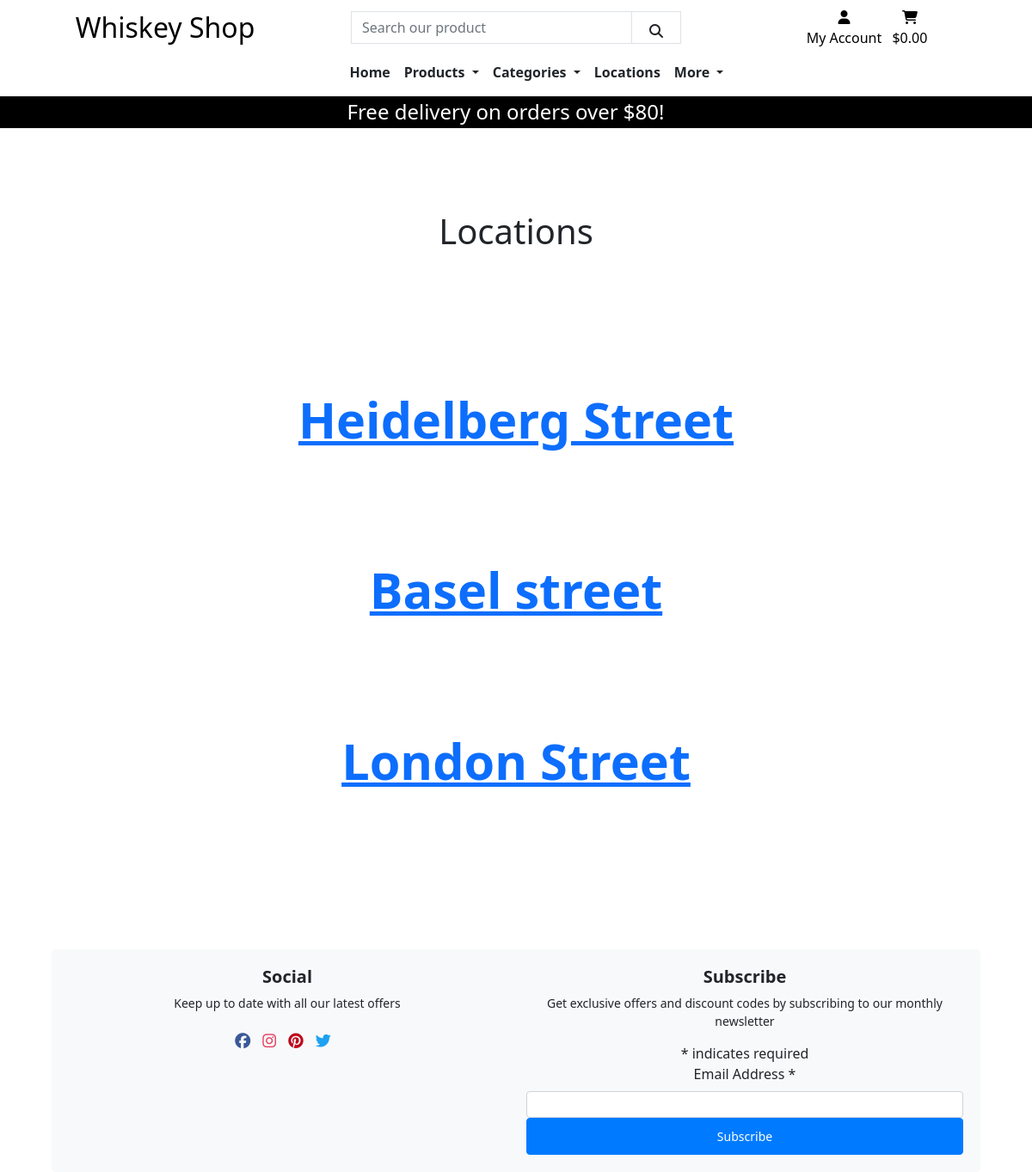
The page /locations/ on the database as committed earlier.
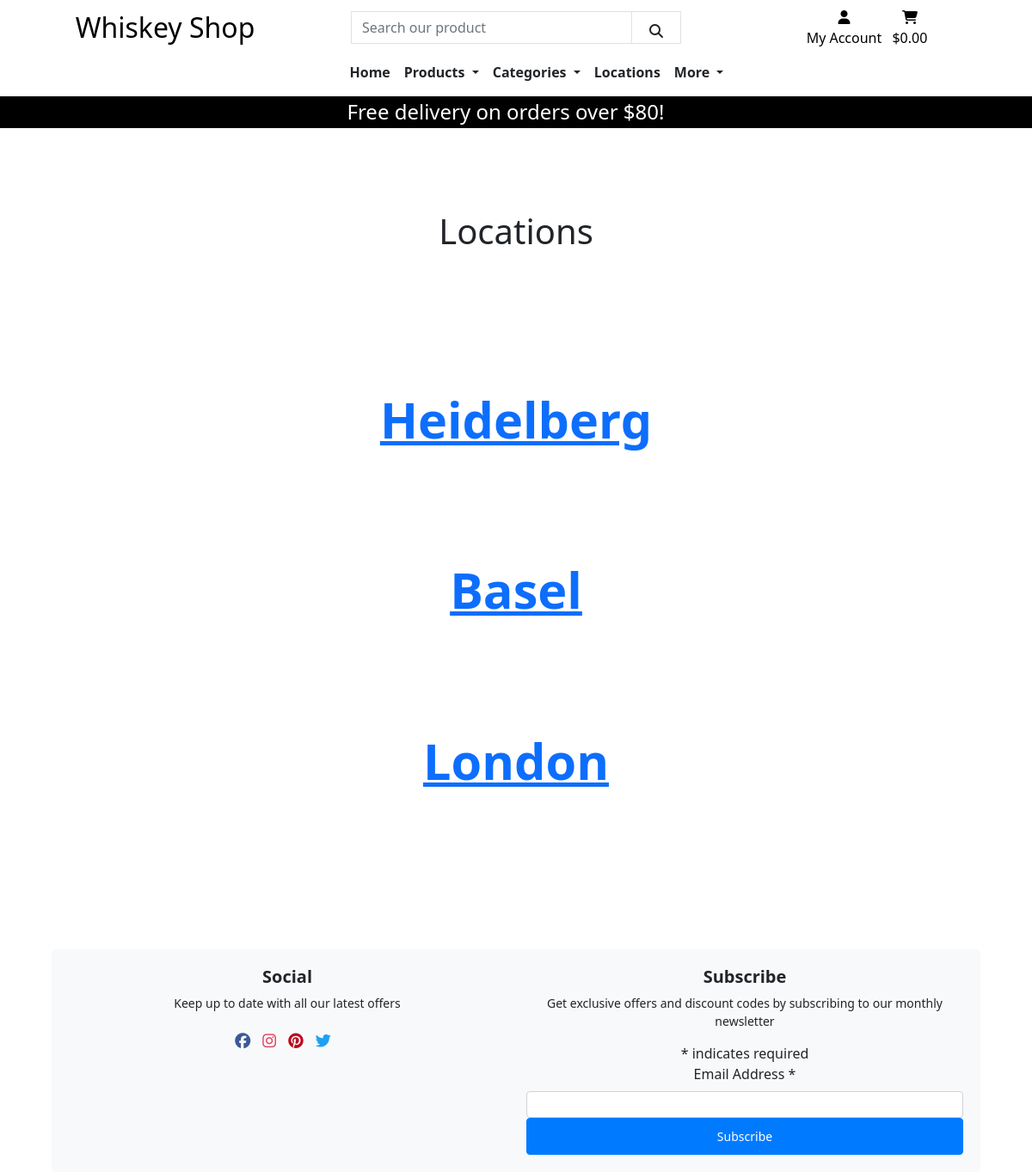
The same page on the database as committed later.
### location/models.py (models this page shows, shortened)
class Location(models.Model):
    name = models.CharField(max_length=256, unique=True)
    slug = models.SlugField(max_length=256, unique=True, null=True)
    email = models.EmailField(max_length=256, null=False, blank=False)
    phone_number = models.CharField(max_length=20, null=False, blank=False)
    street_address1 = models.CharField(max_length=100, null=False, blank=False)
    street_address2 = models.CharField(max_length=100, null=True, blank=True)
    town_or_city = models.CharField(max_length=40, null=False, blank=False)
    county = models.CharField(max_length=100, null=True, blank=True)
    country = models.CharField(max_length=40, null=False, blank=False)
    postcode = models.CharField(max_length=20, null=True, blank=True)
    latitude = models.DecimalField(max_digits=8, decimal_places=6)
    longitude = models.DecimalField(max_digits=8, decimal_places=6)
    opening_hours = models.ManyToManyField(
        Hours, related_name='opening_hours', blank=True
        )

### location/views.py (the view)
# urls.py: path('', views.LocationList.as_view(), name='locations'),
class LocationList(generic.ListView):
    model = Location
    queryset = Location.objects.all()
    template_name = 'locations/locations.html'

### bag/contexts.py (called while the page is built, shortened)
def bag_contents(request):
    bag_items = []
    total = 0
    product_count = 0
    bag = request.session.get('bag', {})
    if total < settings.FREE_DELIVERY_THRESHOLD:
        delivery = total * Decimal(settings.STANDARD_DELIVERY_PERCENTAGE / 100)
        free_delivery_delta = settings.FREE_DELIVERY_THRESHOLD - total
    else:
        delivery = 0
        free_delivery_delta = 0
    grand_total = delivery + total
    context = {
        'bag_items': bag_items,
        'total': total,
        'product_count': product_count,
        'delivery': delivery,
        'free_delivery_delta': free_delivery_delta,
        'free_delivery_threshold': settings.FREE_DELIVERY_THRESHOLD,
        'grand_total': grand_total,
    }
    return context

### location/templates/locations/locations.html (shortened to what this page needs)
{% extends 'base.html' %}
{% load static %}
{% block content %}
<div class="container">
    <div class="row">
        <div class="col-12 text-center">
            <h1 class="page-title my-5 py-5">
                Locations
            <div class="location-links mb-5 pb-5">
                {% for location in location_list %}
                    <a href="{% url 'location_detail' location.slug %}" class="location-button">
                        {{ location.name }}
                    </a>
                {% endfor %}
            </div>
        </div>
    </div>
</div>
{% endblock %}

Rows that differ between the two databases and show on the page:
changed Location: name "Heidelberg Street" → "Heidelberg"
changed Location: name "Basel street" → "Basel"
changed Location: name "London Street" → "London"
